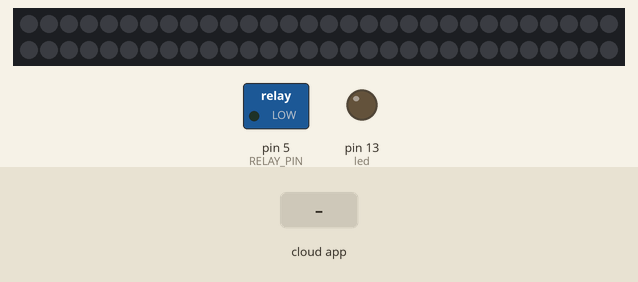
Recording of a sketch running on a simulated Arduino Uno, built with avr-gcc and run on an emulated ATmega328P. Parts: 60 RGB LEDs in strip order, left to right, continuing on the next row, switched loads named in the sketch (green lamp = pin HIGH), output pins drawn as LEDs (lit = HIGH). The inputs (shaded band) are chosen by the test bench. The ROS host is connected and sends only what is stated.

Above: at 1.2 s.
1.3 s: the phone or cloud app sets linear.x to -100
At 1.8 s:
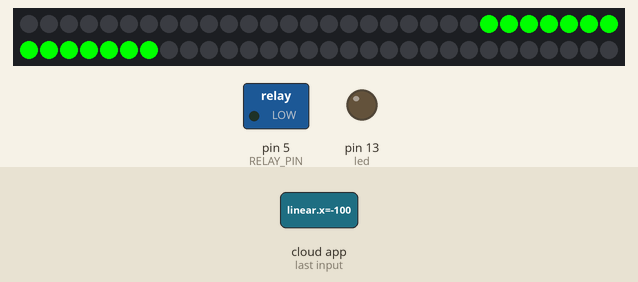
2.8 s: the phone or cloud app sets recharge_battery to 0
At 3.2 s:
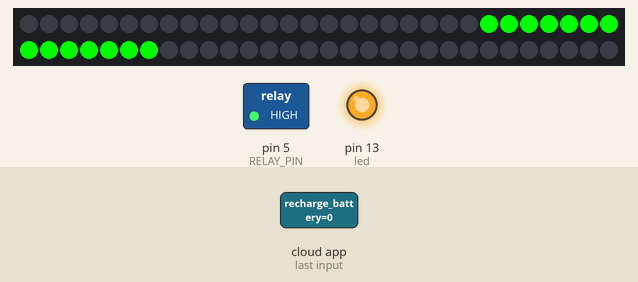
4.3 s: the phone or cloud app sets recharge_battery to 1
At 5.2 s:
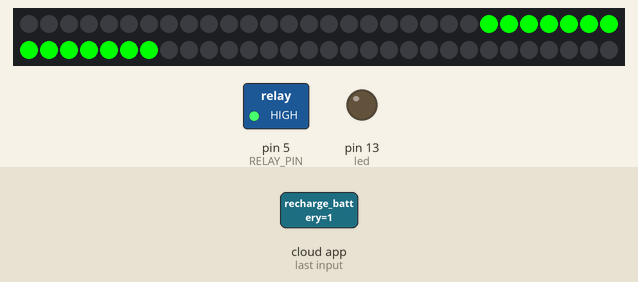
5.8 s: the phone or cloud app sets linear.x to 0
At 6.5 s:
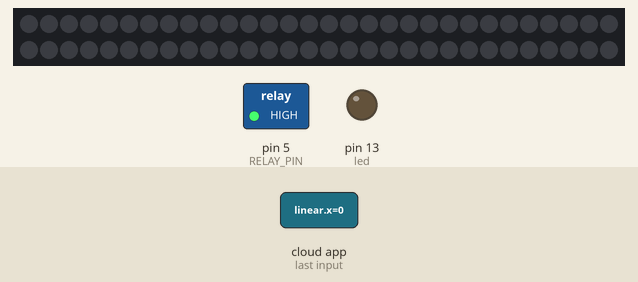
Timing chart, 0 to 11.3 s (numbered marks = the images above; inputs shaded):
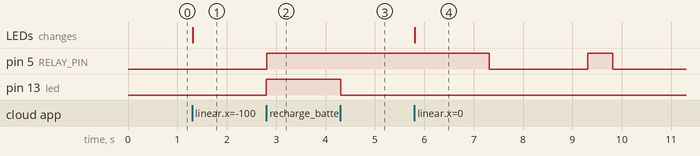

Measured:
- after the input at 1.3 s, the LEDs: change at once (image 1)
- after the input at 2.8 s, pin 5 (RELAY_PIN), pin 13 (led): LOW → HIGH at once
- after the input at 4.3 s, pin 13 (led): HIGH → LOW at once
- after the input at 5.8 s, the LEDs: change at once (image 4)

The sketch:

shield.ino
```cpp
/*
 * rosserial PubSub Example
 * Prints "hello world!" and toggles led
 */

#include <ros.h>
#include <std_msgs/Float32.h>
#include <std_msgs/Empty.h>
#include <geometry_msgs/Twist.h>

#include <Adafruit_NeoPixel.h>
#ifdef __AVR__
  #include <avr/power.h>
#endif

#define PIXELS_PIN 6
#define RELAY_PIN 5
#define VOLTAGE_PIN A0

// Parameter 1 = number of pixels in strip
// Parameter 2 = Arduino pin number (most are valid)
// Parameter 3 = pixel type flags, add together as needed:
//   NEO_KHZ800  800 KHz bitstream (most NeoPixel products w/WS2812 LEDs)
//   NEO_KHZ400  400 KHz (classic 'v1' (not v2) FLORA pixels, WS2811 drivers)
//   NEO_GRB     Pixels are wired for GRB bitstream (most NeoPixel products)
//   NEO_RGB     Pixels are wired for RGB bitstream (v1 FLORA pixels, not v2)
//   NEO_RGBW    Pixels are wired for RGBW bitstream (NeoPixel RGBW products)
Adafruit_NeoPixel strip = Adafruit_NeoPixel(60, PIXELS_PIN, NEO_GRB + NEO_KHZ800);

ros::NodeHandle  nh;

volatile int recharge_state;
volatile unsigned long last_time_output = 0;

volatile unsigned long last_time_sensing = 0;

void messageCb( const std_msgs::Empty& toggle_msg){
  digitalWrite(13, HIGH-digitalRead(13));   // blink the led
  recharge_state = 1;
  last_time_output = millis();
}
ros::Subscriber<std_msgs::Empty> sub("recharge_battery", messageCb );

void messageTwistCb( const geometry_msgs::Twist& msg){
  double nb_pixels = 0.0;
  if(msg.linear.x > 0.01)
  {
    uint16_t i=0;
    nb_pixels = fmin(msg.linear.x / 0.2 * 9.0, 9.0);
    //strip.setPixelColor(7, strip.Color(0, 255, 0));
    for(i=0; i<nb_pixels; i++) {
      strip.setPixelColor(0+i, strip.Color(0, 255, 0));
      strip.setPixelColor(59-i, strip.Color(0, 255, 0));
    }
    for(; i<9; i++) {
      strip.setPixelColor(0+i, 0);
      strip.setPixelColor(59-i, 0);
    }

    //strip.setPixelColor(37, 0);
    for(i=0; i<9; i++) {
      strip.setPixelColor(30+i, 0); // blue
      strip.setPixelColor(29-i, 0); // blue
    }

  }
  else if(msg.linear.x < -0.01)
  {
    uint16_t i=0;
    nb_pixels = fmin(-msg.linear.x / 0.2 * 9.0, 9);
    //strip.setPixelColor(37, strip.Color(0, 255, 0));
    for(i=0; i<nb_pixels; i++) {
      strip.setPixelColor(30+i, strip.Color(0, 255, 0));
      strip.setPixelColor(29-i, strip.Color(0, 255, 0));
    }
    for(; i<9; i++) {
      strip.setPixelColor(30+i, 0);
      strip.setPixelColor(29-i, 0);
    }

    //strip.setPixelColor(7, 0);
    for(i=0; i<9; i++) {
      strip.setPixelColor(0+i, 0); // blue
      strip.setPixelColor(59-i, 0); // blue
    }

  }
  else
  {
    for(uint16_t i=0; i<9; i++) {
      strip.setPixelColor(0+i, 0);
      strip.setPixelColor(59-i, 0);
      strip.setPixelColor(30+i, 0);
      strip.setPixelColor(29-i, 0);
    }
  }


  if(msg.linear.y > 0.01)
  {
    uint16_t i=0;
    nb_pixels = fmin(msg.linear.y / 0.2 * 8.0, 8);
    //strip.setPixelColor(22, strip.Color(0, 255, 0));
    for(i=0; i<nb_pixels; i++) {
      strip.setPixelColor(15+i, strip.Color(0, 255, 0));
      strip.setPixelColor(14-i, strip.Color(0, 255, 0));
    }
    for(; i<8; i++) {
      strip.setPixelColor(15+i, 0);
      strip.setPixelColor(14-i, 0);
    }

    //strip.setPixelColor(52, 0);
    for(i=0; i<8; i++) {
      strip.setPixelColor(45+i, 0); // blue
      strip.setPixelColor(44-i, 0); // blue
    }

  }
  else if(msg.linear.y < -0.01)
  {
    uint16_t i=0;
    nb_pixels = fmin(-msg.linear.y / 0.2 * 8.0, 8);
    //strip.setPixelColor(52, strip.Color(0, 255, 0));
    for(i=0; i<nb_pixels; i++) {
      strip.setPixelColor(45+i, strip.Color(0, 255, 0));
      strip.setPixelColor(44-i, strip.Color(0, 255, 0));
    }
    for(; i<8; i++) {
      strip.setPixelColor(45+i, 0);
      strip.setPixelColor(44-i, 0);
    }

    //strip.setPixelColor(22, 0);
    for(i=0; i<8; i++) {
      strip.setPixelColor(15+i, 0); // blue
      strip.setPixelColor(14-i, 0); // blue
    }

  }
  else
  {
    for(uint16_t i=0; i<8; i++) {
      strip.setPixelColor(15+i, 0);
      strip.setPixelColor(14-i, 0);
      strip.setPixelColor(45+i, 0);
      strip.setPixelColor(44-i, 0);
    }
  }


  strip.show();
}
ros::Subscriber<geometry_msgs::Twist> subTwist("cmd_vel", messageTwistCb );

std_msgs::Float32 float_msg;
ros::Publisher battery_pub("battery_level", &float_msg);


void setup()
{
  pinMode(13, OUTPUT);
  pinMode(RELAY_PIN, OUTPUT);
  analogReference(DEFAULT);
  recharge_state = 0;

  last_time_sensing= millis();

  strip.begin();
  strip.show(); // Initialize all pixels to 'off'

  nh.initNode();
  nh.advertise(battery_pub);
  nh.subscribe(sub);
  nh.subscribe(subTwist);

  //colorWipe(strip.Color(255, 0, 0), 50); // Red

}

void loop()
{

  nh.spinOnce();
  delay(10);

  if( abs(last_time_sensing*1.0 - millis()*1.0) > (30.0*1000.0) )
  {
    last_time_sensing = millis();
    float_msg.data = analogRead(VOLTAGE_PIN) * 5.0 / 1023.0;
    battery_pub.publish( &float_msg );
  }

  switch(recharge_state)
  {
    case 0 :
      break;
    case 1 :
      digitalWrite(RELAY_PIN, HIGH);
      if( abs(last_time_output*1.0 - millis()*1.0) > (3.0*1000.0) )
      {
        digitalWrite(RELAY_PIN, LOW);
        last_time_output = millis();
        recharge_state = 2;
      }
      break;
    case 2 :
      if( abs(last_time_output*1.0 - millis()*1.0) > (2.0*1000.0) )
      {
        digitalWrite(RELAY_PIN, HIGH);
        last_time_output = millis();
        recharge_state = 3;
      }
      break;
    case 3 :
      if( abs(last_time_output*1.0 - millis()*1.0) > (0.5*1000.0) )
      {
        digitalWrite(RELAY_PIN, LOW);
        last_time_output = millis();
        recharge_state = 0;
      }
      break;
    default :
      recharge_state = 0;
      break;
  }
}

// Fill the dots one after the other with a color
void colorWipe(uint32_t c, uint8_t wait) {
  for(uint16_t i=0; i<strip.numPixels(); i++) {
    strip.setPixelColor(i, c);
    strip.show();
    delay(wait);
  }
}
```
